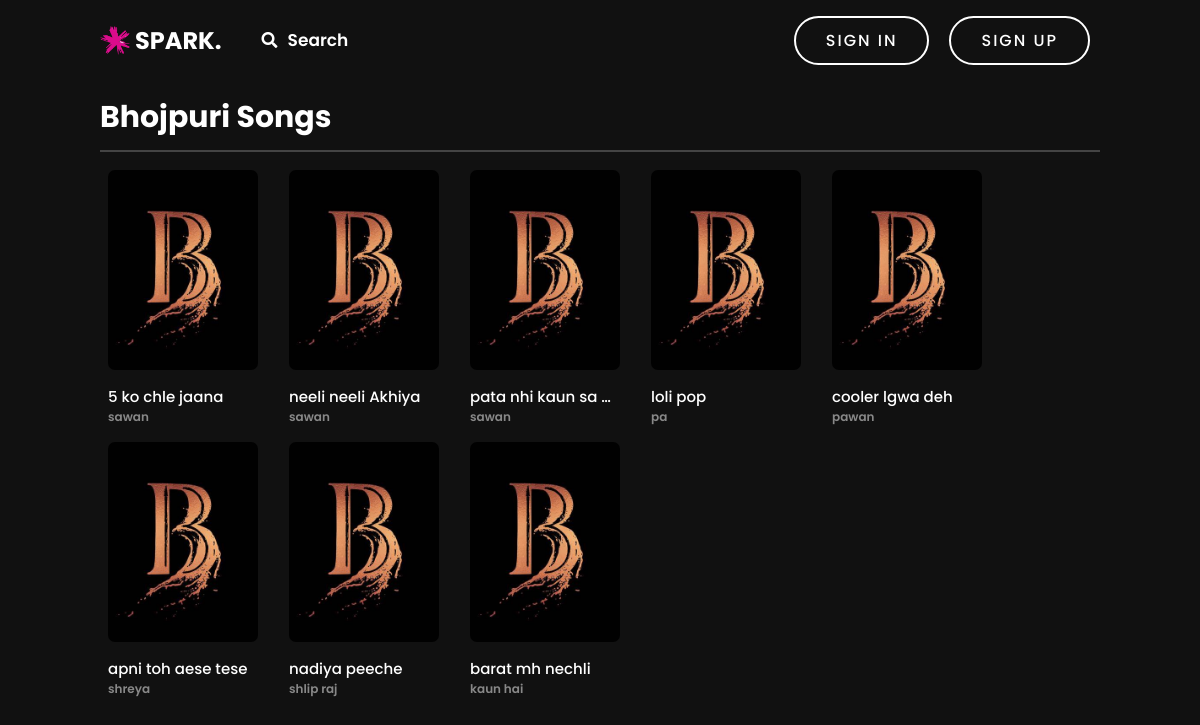
Page /bhojpuri-songs/ on the committed database.
### musicapp/models.py (models this page shows, shortened)
class Song(models.Model):
    language_choice = (("Hindi", "Hindi"), ("English", "English"), ("Punjabi", "Punjabi"), ("Haryanvi", "Haryanvi"), ("Assamese", "Assamese"), ("Bhojpuri", "Bhojpuri"))
    name = models.CharField(max_length=200)
    album = models.CharField(max_length=200)
    artists = models.CharField(max_length=200)
    release_date = models.IntegerField()
    language = models.CharField(max_length=30, choices=language_choice, default="Hindi")
    song_thumbnail = models.FileField()
    song_mp3 = models.FileField()

### musicapp/views.py (the view, shortened to what this page needs)
# urls.py: path('bhojpuri-songs/', views.bhojpuri_songs, name='bhojpuri-songs'),
def bhojpuri_songs(request):
    songs = Song.objects.all().filter(language="Bhojpuri")
    last_played_song = None
    if not request.user.is_anonymous:
        last_played_list = list(Recent.objects.filter(user=request.user).values("song_id").order_by("-id"))
        if last_played_list:
            last_played_id = last_played_list[0]["song_id"]
            last_played_song = Song.objects.get(id=last_played_id)
    context = {
        "bhojpuri_songs": songs,
        "last_played_song": last_played_song,
    }
    return render(request, "musicapp/bhojpuri-songs.html", context=context)

### templates/musicapp/bhojpuri-songs.html (shortened to what this page needs)
{% extends 'base.html' %}
{% load static %}
{% block body %}
<section class="mymusic-wrapper">
    <div class="music">
        <h3>Bhojpuri Songs</h3>
    </div>
    <div class="container">
        <div class="ok">
            <div class="heart">
                {% for song in bhojpuri_songs %}
                <div class="playlist-wrapper">
                    <div class="gallery-cell">
                        <img src="{{ song.song_thumbnail.url }}">
                    </div>
                    <div class="playlist_name">{{ song.name }}</div>
                    <div class="playlist_desc">{{ song.album }}</div>
                </div>
                {% endfor %}
            </div>
        </div>
    </div>
</section>
{% endblock body %}

### templates/base.html (style rules this page uses)
* { margin: 0; padding: 0; box-sizing: border-box; font-family: "Poppins", sans-serif; }
body { background-color: #111; margin-bottom: 230px; }
img { height: 100%; width: 100%; object-fit: cover; border-radius: 7px; }
h3 { font-size: 14px; color: #777; }

### templates/musicapp/bhojpuri-songs.html (style rules this page uses)
.container { margin-bottom: 25px; }
.mymusic-wrapper { padding-top: 85px; margin: 0px 100px; }
.music { border-bottom: solid #444 2px; }
.music h3 { color: #fff; font-size: 30px; padding: 10px 0; }
.ok { color: #fff; margin: 10px 0px; }
.heart { display: flex; align-items: center; flex-wrap: wrap; }
.playlist-wrapper { margin: 8px; display: flex; flex-direction: column; }
.playlist-wrapper img { height: 170px; margin-bottom: 10px; }
.playlist_name { font-size: 15px; font-weight: 500; text-overflow: ellipsis; overflow: hidden; width: 150px; white-space: nowrap; }
.gallery-cell { position: relative; width: 150px; height: 200px; margin-right: 15px; border-radius: 7px; margin-bottom: 15px; }
.gallery-cell img { position: absolute; width: 100%; height: 100%; object-fit: cover; border-radius: 7px; }
.playlist_desc { font-size: 12px; color: #888; font-weight: 600; }

### rows in the picture
Song: song_thumbnail (picture), name "5 ko chle jaana", album "sawan"
Song: song_thumbnail (picture), name "neeli neeli Akhiya", album "sawan"
Song: song_thumbnail (picture), name "pata nhi kaun sa…", album "sawan"
Song: song_thumbnail (picture), name "loli pop", album "pa"
Song: song_thumbnail (picture), name "cooler lgwa deh", album "pawan"
Song: song_thumbnail (picture), name "apni toh aese tese", album "shreya"
Song: song_thumbnail (picture), name "nadiya peeche", album "shlip raj"
Song: song_thumbnail (picture), name "barat mh nechli", album "kaun hai"
